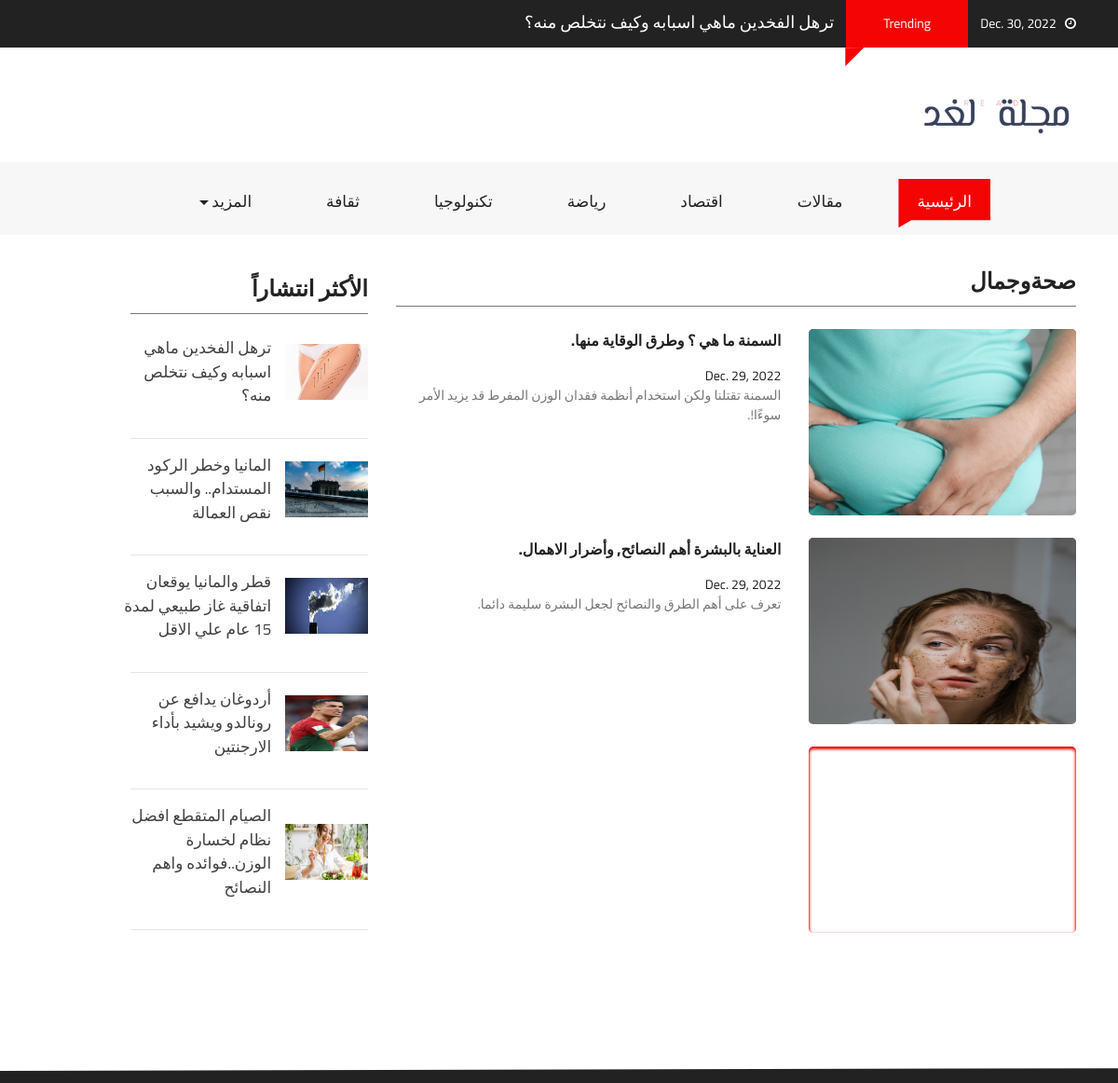
Before: /section/صحةوجمال/ with the older database file.
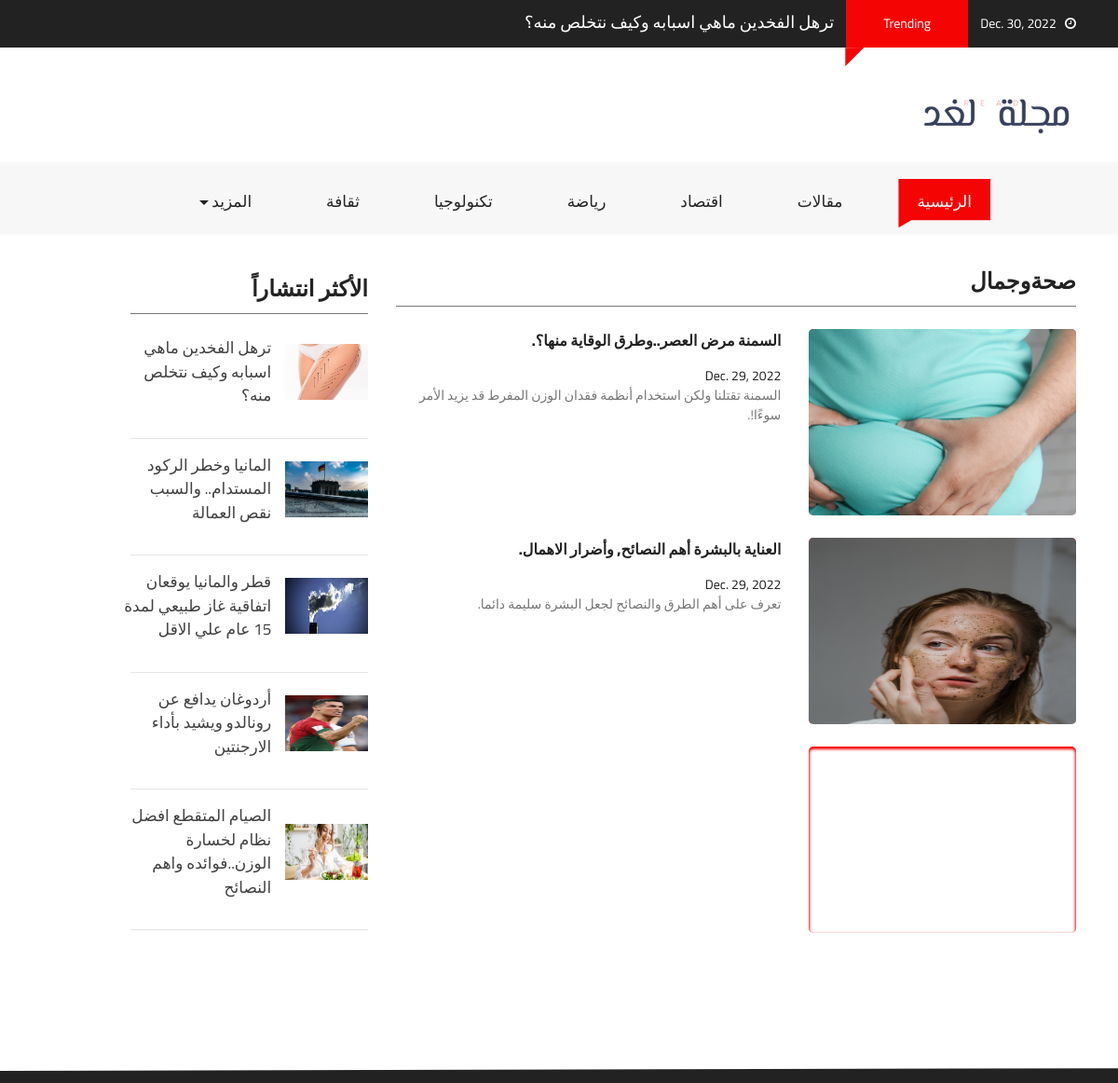
After: the same page with the newer database file.
### main/models.py (models this page shows, shortened)
class New(models.Model):
    type_post = [
        ('News','News'),
        ('Blogs','Blogs'),
    ]
    choices= [
        ('ثقافة','ثقافة'),
        ('اقتصاد','اقتصاد'),
        ('رياضة','رياضة'),
        ('صحةوجمال','صحةوجمال'),
        ('تكنولوجيا','تكنولوجيا'),
    ]
    title = models.CharField(max_length=100)
    author = models.CharField(max_length=20,null=True, blank=True)
    image = models.ImageField()
    date_post = models.DateField(null=True, blank=True)
    short_decsription = models.CharField(max_length=100)
    long_decsription = models.TextField(default='DESC')
    type = models.CharField(max_length=50, choices=type_post,default='Blogs')
    most_popular = models.BooleanField(default=False)
    trending = models.BooleanField(default=False)
    main = models.BooleanField(default=False)
    main2 = models.BooleanField(default=False)
    cate = models.CharField(choices=choices,max_length=12)

### main/views.py (the view)
# urls.py: path('section/<str:cate>/',views.section,name='section')
def section(request,cate):
    news = New.objects.filter(cate=cate).order_by('-date_post')
    date_now  = datetime.datetime.now()
    return render(request,'main/section.html',{
        'f':cate,
        'blog':news,
        'most':most,
        'D_N':date_now.date(),
        'mostrend':trend[0]
    })

### templates/main/section.html (shortened to what this page needs)
{% extends "./layout.html" %}
{% load static %}
{% block content %}
<div class="container-fluid pb-4 pt-4 paddding">
    <div class="container paddding">
        <div class="row mx-0">
            <div class="col-md-8 animate-box" data-animate-effect="fadeInLeft">
                <div>
                    <div class="fh5co_heading fh5co_heading_border_bottom py-2 mb-4" style="font-weight: bold;" >{{f}}</div>
                </div>
                {% for bl in blog %}
                {% if not bl.most_popular and not  bl.trending %}
                <div class="row pb-4 more">
                    <div class="col-md-5">
                        <a href="{% url 'main:page' bl.id %}">
                        <div class="fh5co_hover_news_img">
                            <div class="fh5co_news_img"><img src="{{bl.image.url}}" alt=""/></div>
                        </div>
                        </a>
                    </div>
                    <div class="col-md-7 animate-box">
                        <a href="{% url 'main:page' bl.id %}" class="fh5co_magna py-2"> {{bl.title}}. <br> </a> <a href="{% url 'main:page' bl.id %}" class="fh5co_mini_time py-3">
                        {{bl.date_post}}
                        <div class="fh5co_consectetur"> {{bl.short_decsription}}.
                        </div></a>
                    </div>
                </div>
                {% endif %}
                {% endfor %}
            </div>
            <div class="col-md-3 animate-box" data-animate-effect="fadeInRight">
                <div>
                    <div class="fh5co_heading fh5co_heading_border_bottom pt-3 py-2 mb-4" style="font-weight: bold;">الأكثر انتشاراً</div>
                </div>
                {% for ne in most  %}
                <div class="row pb-3 ">
                    <div class="col-5 align-self-center">
                        <a href="{% url 'main:page' ne.id %}"> <img src="{{ne.image.url}}" alt="img" class="fh5co_most_trading"/>
                    </div></a>
                    <div class="col-7 paddding">
                        <a href="{% url 'main:page' ne.id %}" class="d-block fh5co_small_post_heading"><span class="">{{ne.title}}</span>
                    </div></a>
                </div>
                <hr>
                {% endfor %}
            </div>
        </div>
    </div>
</div>
{%endblock%}

Changed rows visible on the page:
changed New "السمنة تقتلنا ولكن استخدام أنظمة فقدان الوزن المفرط قد يزيد الأمر سوءًا!": title "السمنة ما هي ؟ وطرق الوقاية منها" → "السمنة مرض العصر..وطرق الوقاية منها؟"
